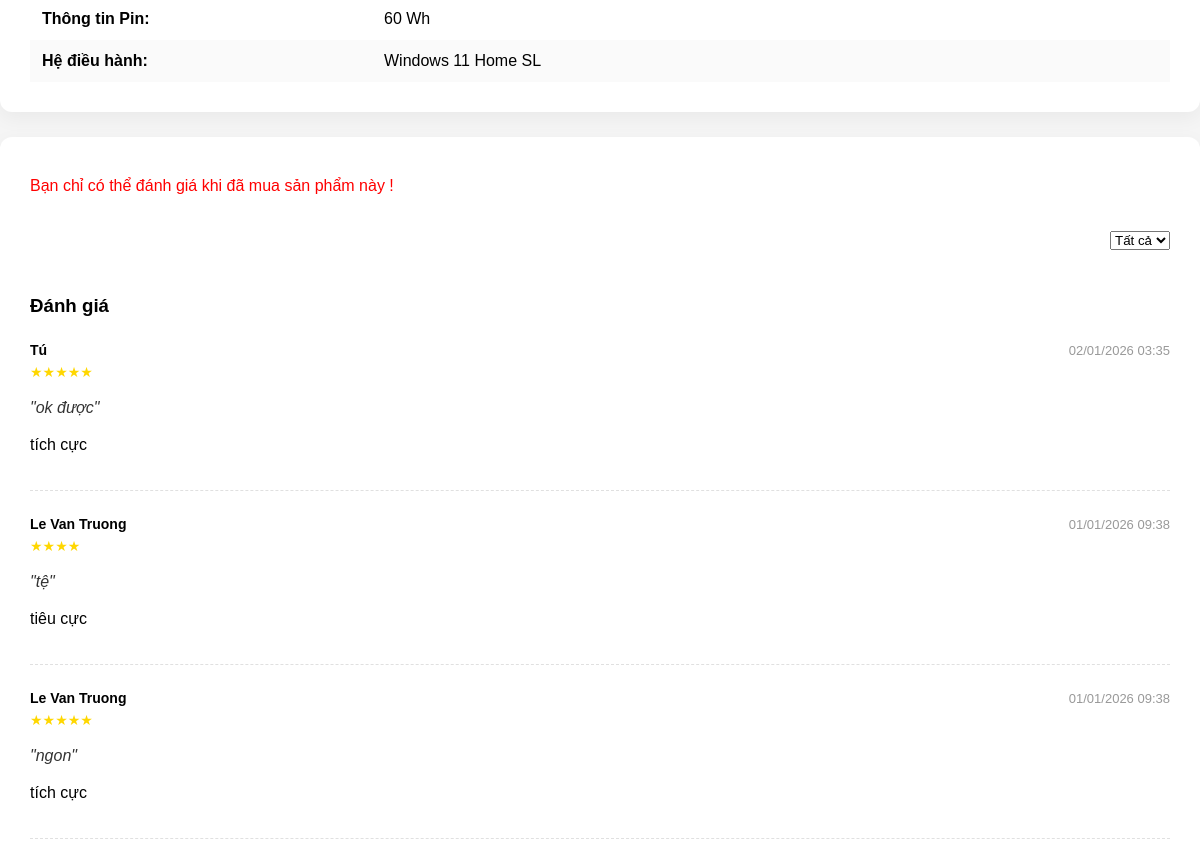
Before: /accounts/product/SP031/ (middle part) with the older database file.
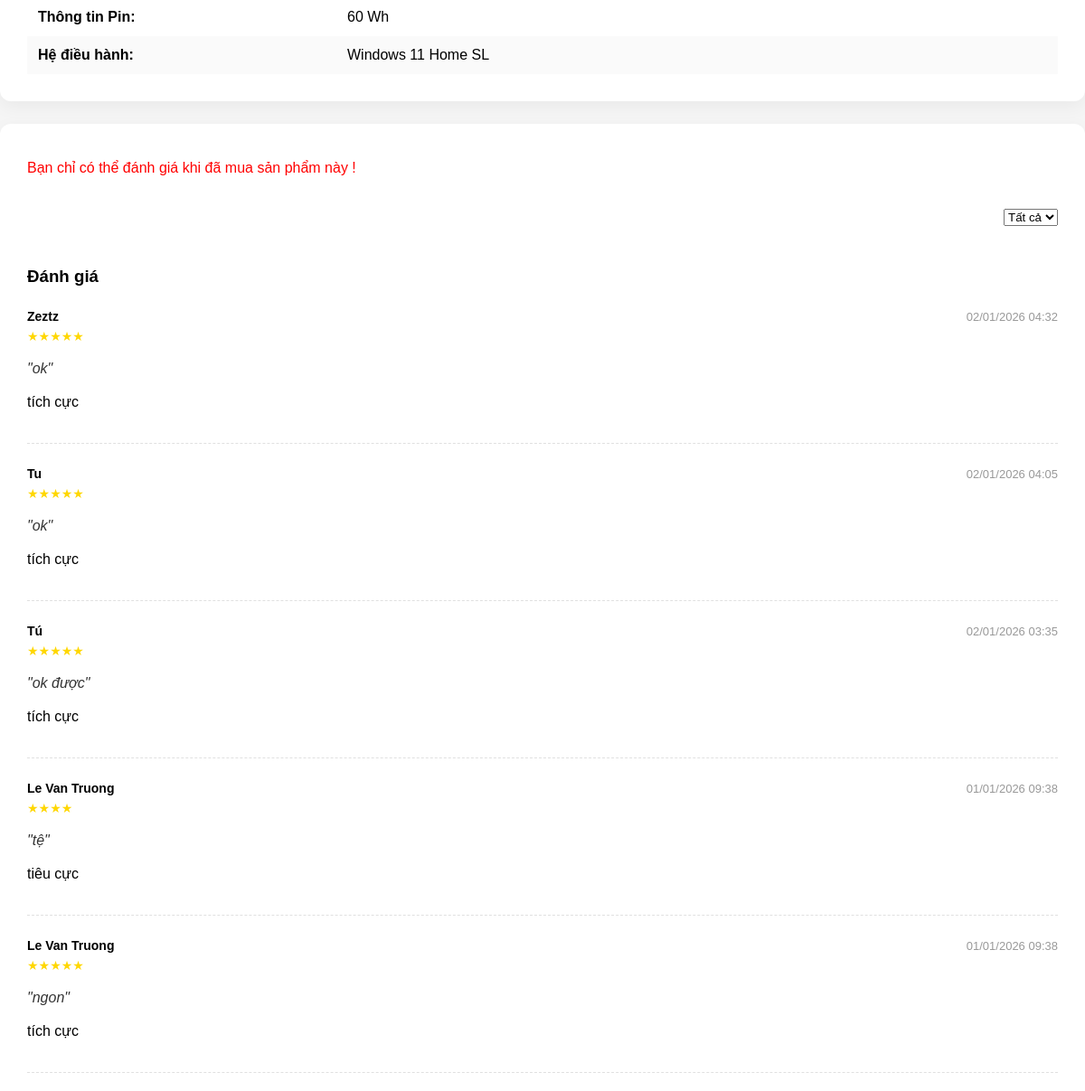
After: the same page with the newer database file.
### products/models.py (models this page shows)
class ProductAttribute(models.Model):
     product = models.ForeignKey(Product,verbose_name="Mã sản phẩm",on_delete=models.CASCADE)
     attribute = models.CharField("Tên thuộc tính", max_length=100)
     value = models.CharField("Thông tin thuộc tính",max_length=100)
     class Meta:
         unique_together = ('product', 'attribute')

### comments/models.py (models this page shows, shortened)
class Comment(models.Model):
    id = models.UUIDField(primary_key=True, default=uuid.uuid4, verbose_name="ID")
    customer = models.ForeignKey('accounts.Customer', on_delete=models.SET_NULL, null=True, verbose_name="Mã khách hàng")
    product = models.ForeignKey('products.Product', on_delete=models.SET_NULL , null=True, verbose_name="Mã sản phẩm")
    rating = models.IntegerField(verbose_name="Số sao")
    content = models.TextField(null=True, blank=True, verbose_name="Nội dung")
    created_at = models.DateTimeField(auto_now_add=True, verbose_name="Ngày tạo")
    label = models.CharField(max_length=20,verbose_name="Cảm xúc")
    is_approved = models.BooleanField(default=True, verbose_name="Đã duyệt")
    class Meta:
        verbose_name = "Bình luận"
        verbose_name_plural = "Danh sách bình luận"

### accounts/models.py (models this page shows, shortened)
class Customer(models.Model):
    id = models.CharField(primary_key=True, verbose_name="ID")
    email = models.EmailField(verbose_name="Email", unique=True)
    password_hash = models.CharField(verbose_name="Passwork_hash", max_length=255)
    full_name = models.CharField(verbose_name="Họ và tên", max_length=255, null=True, blank=True)
    phone = models.CharField(verbose_name="Số điện thoại", max_length=20, null=True, blank=True)
    date_of_birth = models.DateField(verbose_name="Ngày sinh", null=True, blank=True)
    gender = models.CharField(verbose_name="Giới tính", max_length=10, null=True, blank=True)
    status = models.CharField(verbose_name="Trạng thái", default="Hoạt động")
    created_at = models.DateTimeField(verbose_name="Ngày tạo", auto_now_add=True, null=True)
    class Meta:
        verbose_name = "Khách hàng"
        verbose_name_plural = "Khách hàng"

### products/views.py (the view, shortened to what this page needs)
# urls.py: path('product/<str:pk>/', views.product_detail, name='productDetail'),
def product_detail(request, pk):
    product = get_object_or_404(Product, pk=pk, status=True)
    ratingAVG = Comment.objects.filter(product=product).aggregate(Avg('rating'))['rating__avg'] or 0
    ratingAVG_int = math.floor(ratingAVG)
    images = product.images.all()
    main_image = product.image_main or (images.first().image if images else None)
    attributes = ProductAttribute.objects.filter(product=product)
    price, rule, orig_price = PromotionEngine.calculate_best_price(product)
    discount = None
    comments = Comment.objects.filter(product=product).order_by('-created_at')
    rating = request.GET.get('rating')
    if rating:
        comments = comments.filter(rating=rating)
    customer = None
    can_comment = False
    has_commented = False
    customer_id = request.session.get("customer_id")
    return render(request, 'products/productDetails.html', {
        'product': product,
    'images': images,
    'main_image': main_image,
    'attributes': attributes,
    'discount': discount,
    'comments': comments,
    'ratingAVG': ratingAVG_int,
    'ajax': True,
    'can_comment': can_comment,
    'has_commented': has_commented,
    })

### products/models.py (called while the page is built)
    def formatted_price(self):
        try:
            return f"{int(self.price):,} VNĐ".replace(",", ".")
        except (ValueError, TypeError):
            return self.price

### promotions/services.py (called while the page is built, shortened)
    @staticmethod
    def calculate_best_price(product, quantity=1):
        now = timezone.now()
        original_price = product.price
        """1. Tìm tất cả các sự kiện đang Active """
        active_events = PromotionEvent.objects.filter(
             is_active=True,
             start_date__lte=now,
             end_date__gte=now
        )
        if not active_events.exists():
             return original_price, None, original_price
        valid_rules = []
        for event in active_events:
             rules_for_product = event.rules.filter(products=product)
             for rule in rules_for_product:
                 if quantity >= rule.min_quantity:
                     valid_rules.append(rule)
        if not valid_rules:
             return original_price, None, original_price

### products/templates/products/productDetails.html (shortened to what this page needs)
{% extends "productDetailBase.html" %}
{% block head %}
{% load static %}
{% load custom_filters %}
<link rel="stylesheet" href="{% static 'products/css/productDetails.css' %}">
{% endblock %}
{% block content %}
<div class="product-section info">
    <div class="specs-part">
        <table class="spec-table">
            {% for attr in attributes %}
            <tr>
                <th>{{ attr.attribute }}</th>
                <td>{{ attr.value }}</td>
            </tr>
            {% empty %}
            <tr>
                <td colspan="2">Chưa có thông số kỹ thuật</td>
            </tr>
            {% endfor %}
        </table>
    </div>
</div>
<div class="product-section comment">
{% if can_comment %}
    <div class="manage-review">
        <button id="writeReviewBtn">Viết đánh giá</button>
    </div>
    <form id="reviewForm" method="post" action="{% url 'addComment' product.id %}">
        {% csrf_token %}
        <h3>Viết đánh giá</h3>
        <select name="rating" required>
            <option value="5">★★★★★</option>
            <option value="4">★★★★</option>
            <option value="3">★★★</option>
            <option value="2">★★</option>
            <option value="1">★</option>
        </select>
        <textarea name="content" rows="4" placeholder="Nội dung đánh giá..." required></textarea>
        <button type="submit">Hoàn thành</button>
    </form>
{% elif has_commented %}
    <p style="color: green; font-weight: 500; margin-top: 10px;">
         Bạn đã đánh giá sản phẩm này rồi !
    </p>
{% else %}
    <p style="color: red; margin-top: 10px;">
         Bạn chỉ có thể đánh giá khi đã mua sản phẩm này !
    </p>
{% endif %}
    <div class="sort-area">
        <select id="ratingFilter">
            <option value="">Tất cả</option>
        </select>
    </div>
    <div id="commentSection">
        <div class="comment-list">
            <h3>Đánh giá</h3>
            {% for comment in comments %}
            <div class="comment-item">
                <div class="comment-header">
                <span class="comment-author">
                    {{ comment.customer.full_name }}
                </span>
                    <span class="comment-date">
                    {{ comment.created_at|date:"d/m/Y H:i" }}
                </span>
                </div>
                <p class="comment-rating" style="color: #FFD700">
                    {% for i in "12345"|slice:comment.rating %}★{% endfor %}
                </p>
                <p class="comment-text">
                    "{{ comment.content }}"
                </p>
                <p>{{ comment.label }}</p>
            </div>
            {% empty %}
            <p>Chưa có bình luận nào cho sản phẩm này.</p>
            {% endfor %}
        </div>
    </div>
</div>
{% endblock %}

Changed rows visible on the page:
added Comment: customer.full_name "Zeztz", created_at "02/01/2026 04:32", rating 5 (drawn), content "ok", label "tích cực"
added Comment: customer.full_name "Tu", created_at "02/01/2026 04:05", rating 5 (drawn), content "ok", label "tích cực"
